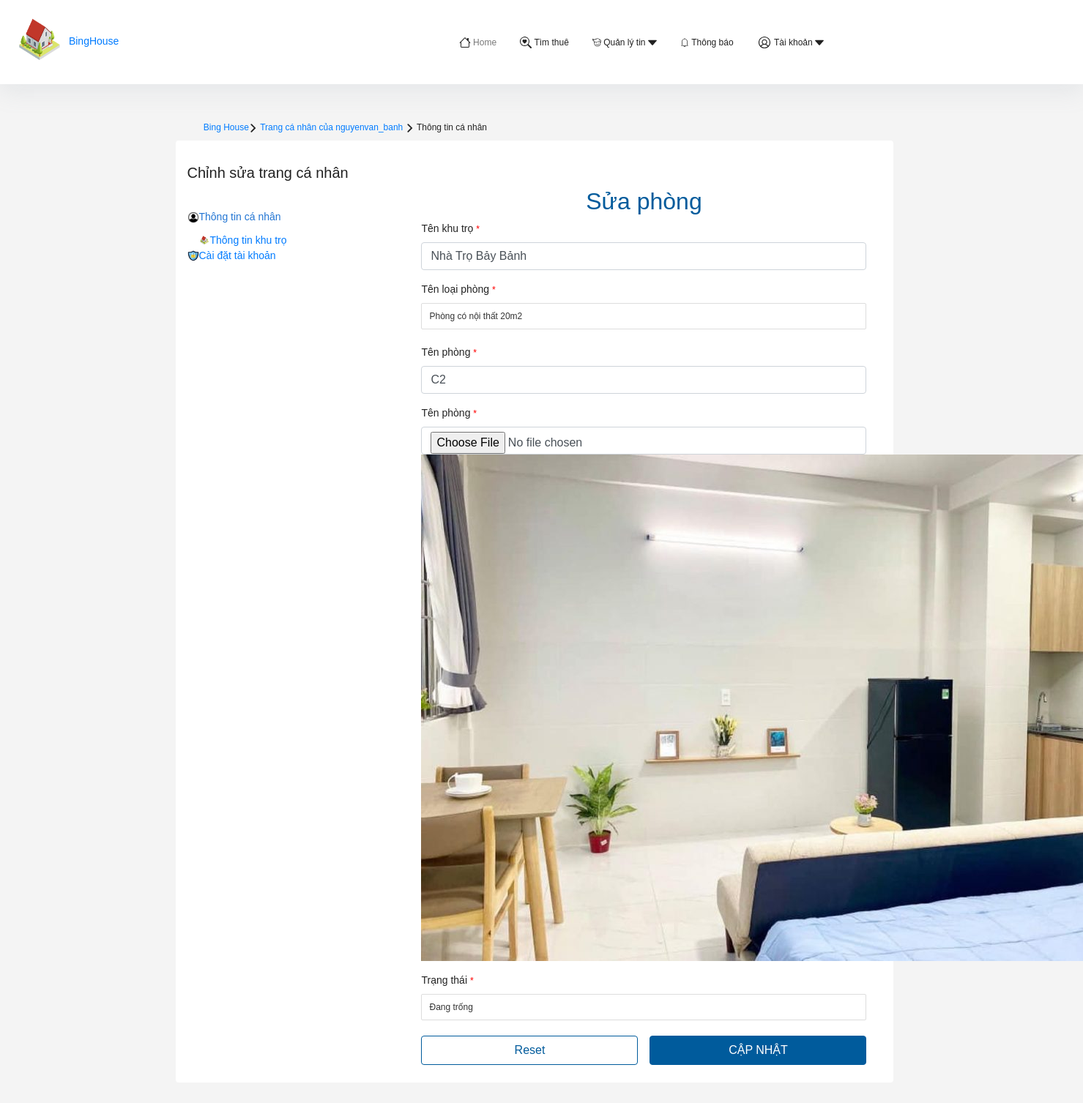
Screenshot of /suaphong.php?STT=10 (signed in) with the database file from the repository.
### tables this page shows
CREATE TABLE `khutro` (
  `ID_KHUTRO` int(11) NOT NULL,
  `ID_XA` int(11) NOT NULL,
  `ID_CKT` int(11) NOT NULL,
  `TENKHUTRO` varchar(30) NOT NULL,
  `SONHA` varchar(100) NOT NULL,
  `LAT_TRO` varchar(50) NOT NULL,
  `LONG_TRO` varchar(50) NOT NULL
);

CREATE TABLE `phong` (
  `STT` int(11) NOT NULL,
  `TENPHONG` varchar(20) NOT NULL,
  `ID_TT` int(11) DEFAULT NULL,
  `ID_KHUTRO` int(11) DEFAULT NULL,
  `ID_LP` int(11) DEFAULT NULL
);

CREATE TABLE `hinh` (
  `ID_HINH` int(11) NOT NULL,
  `STT` int(11) NOT NULL,
  `HINH` varchar(255) NOT NULL
);

### suaphong.php (the view, shortened to what the rows shown need)
<?php
include './config/config.php';
$sql = "SELECT * FROM PHONG P, LOAIPHONG LP, HINH H WHERE LP.ID_LP = P.ID_LP AND H.STT = P.STT AND P.STT = '$_GET[STT]'";
$query_sql = mysqli_query($conn, $sql);
$khutro = "SELECT a.ID_KHUTRO, a.TENKHUTRO
  FROM khutro as a, chukhutro as b
  WHERE a.ID_CKT = b.ID_CKT
  AND b.TENDANGNHAP='" . $_SESSION['TENDANGNHAP'] . "'";
$khutrosql = mysqli_query($conn, $khutro);
?>
<!DOCTYPE html>
<html lang="en">
<head>
    <link rel="stylesheet" href="https://cdn.jsdelivr.net/npm/bootstrap@4.6.2/dist/css/bootstrap.min.css"
>
    <link rel="stylesheet" href="https://cdn.jsdelivr.net/npm/bootstrap-icons@1.3.0/font/bootstrap-icons.css">
    <link href="css/style.css" rel="stylesheet" type="text/css" media="all">
    <link rel="stylesheet" href="https://cdnjs.cloudflare.com/ajax/libs/font-awesome/5.15.4/css/all.min.css"
>
    <link href="css/setting.css" rel="stylesheet" type="text/css" media="all" />
    <link rel="stylesheet" href="https://cdnjs.cloudflare.com/ajax/libs/font-awesome/4.7.0/css/font-awesome.min.css">
</head>
<body class="">
    <div class="l1tlqmyy">
        <div class="g1gd5utk withWidth withGutter c29gcq6"
            style="--c29gcq6-0:100%;--c29gcq6-1:4px;--c29gcq6-4:-8px;--c29gcq6-5:-8px;--c29gcq6-9:8px;--c29gcq6-13:100%;--c29gcq6-14:6px;--c29gcq6-17:-12px;--c29gcq6-18:-12px;--c29gcq6-22:12px;--c29gcq6-26:100%;--c29gcq6-27:8px;--c29gcq6-30:-16px;--c29gcq6-31:-16px;--c29gcq6-35:16px;--c29gcq6-39:100%;--c29gcq6-40:12px;--c29gcq6-43:-24px;--c29gcq6-44:-24px;--c29gcq6-48:24px;--c29gcq6-52:100%;--c29gcq6-53:16px;--c29gcq6-56:-32px;--c29gcq6-57:-32px;--c29gcq6-61:32px">
            <div class="g1gd5utk swjo00u"
                style="--swjo00u-0:initial;--swjo00u-1:initial;--swjo00u-3:initial;--swjo00u-6:initial;--swjo00u-9:initial;--swjo00u-12:initial;--swjo00u-15:initial">
                            <?php if (($khutrosql)) { ?>
                                <?php foreach ($khutrosql as $key => $value) { ?>
                                    <a href="setting_khutro.php?ID_KHUTRO=<?php echo $value['ID_KHUTRO'] ?>"><?php echo $value['TENKHUTRO'] ?></a>
                                <?php } ?>
                            <?php } ?>
                <div class="withSpan snf9jyk"
                    style="--snf9jyk-0:initial;--snf9jyk-1:initial;--snf9jyk-2:100%;--snf9jyk-4:initial;--snf9jyk-6:100%;--snf9jyk-8:initial;--snf9jyk-10:100%;--snf9jyk-12:initial;--snf9jyk-14:66.66666666666666%;--snf9jyk-16:initial;--snf9jyk-18:66.66666666666666%;--snf9jyk-20:initial">
                    <div class="l1kr9d9v">
                        <div class="wizard-tab-content">
                            <div role="tabpanel" id="Liênhệ1" aria-labelledby="step-Liênhệ1"
                                class="wizard-tab-container" style="">
                                <div>
                                    <h2>
                                        <div class="ten">Sửa phòng</div>
                                    </h2>
                                    <form action="suaphong.php?STT=<?php echo $_GET['STT'] ?>" method="post"
                                        enctype="multipart/form-data">
                                        <div class="row-main">
                                            <div class="grid-column">
                                                <div data-v-5d159d94="" class="form-group">
                                                    <label data-v-5d159d94="" class="label-form">Tên khu trọ
                                                        <small data-v-5d159d94="" style="color: red;">*</small></label>
                                                    <input data-v-5d159d94="" type="text" placeholder="Tên khu trọ"
                                                        class="form-control" value="<?php echo $value['TENKHUTRO'] ?>">
                                                </div>
                                            </div>
                                            <?php
                                            echo "<br>";
                                            ?>
                                            <div class="grid-column">
                                                <div data-v-5d159d94="" class="form-group">
                                                    <label data-v-5d159d94="" class="label-form">Tên phòng
                                                        <small data-v-5d159d94="" style="color: red;">*</small></label>
                                                    <?php
                                                    foreach ($query_sql as $key => $value) {
                                                        ?>
                                                        <input data-v-5d159d94="" type="text" placeholder="Tên phòng"
                                                            name="TENPHONG" class="form-control"
                                                            value="<?php echo $value['TENPHONG'] ?>">
                                                    <?php } ?>
                                                </div>
                                                <div class="grid-column">
                                                    <div data-v-5d159d94="" class="form-group">
                                                        <label data-v-5d159d94="" class="label-form">Tên phòng
                                                            <small data-v-5d159d94=""
                                                                style="color: red;">*</small></label>
                                                        <?php
                                                        foreach ($query_sql as $key => $value) {
                                                            ?>
                                                            <input data-v-5d159d94="" type="file" placeholder="Hình"
                                                                name="HINH" class="form-control"
                                                                value="<?php echo $value['HINH'] ?>">
                                                            <img src="./ha_phong/<?php echo $value['HINH'] ?>" alt="">
                                                        <?php } ?>
                                                    </div>
                                                </div>
                                                <?php
                                                echo "<br>";
                                                ?>
                                    </form>
                                </div>
                            </div>
                        </div>
                    </div>
                </div>
</body>
</body>
</html>

### rows the page displays
khutro: TENKHUTRO "Nhà Trọ Bảy Bảnh"
phong: TENPHONG "C2", hinh.HINH (picture)

### other values shown
$_SESSION['TENDANGNHAP'] "nguyenvan_banh"
form field LOAIPHONG "Phòng có nội thất 20m2"
form field TRANGTHAI "Đang trống"
